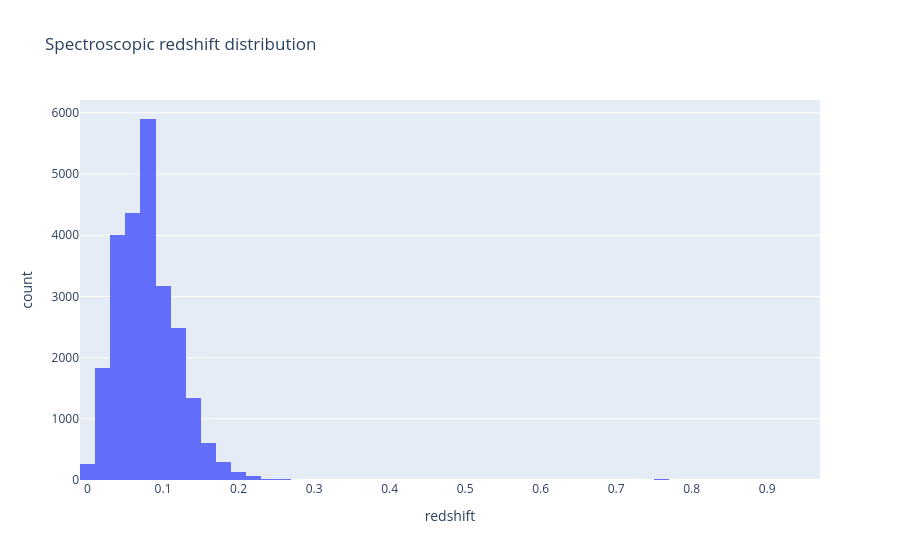

Notebook cell for this chart:
### Code cell
px.histogram(df, x="redshift", nbins=60, title="Spectroscopic redshift distribution")

### Figure 1 — Plotly figure (JSON) as saved in the notebook; plotly's stock layout.template omitted (floating-point values rounded to 4 significant figures; data arrays with more than 128 entries replaced by an {"elided": "..."} marker saying what was removed)
{"data": [{"bingroup": "x", "hovertemplate": "redshift=%{x}<br>count=%{y}<extra></extra>", "legendgroup": "", "marker": {"color": "#636efa", "pattern": {"shape": ""}}, "name": "", "nbinsx": 60, "orientation": "v", "showlegend": false, "type": "histogram", "x": {"elided": "24555 float values"}, "xaxis": "x", "yaxis": "y"}], "layout": {"barmode": "relative", "legend": {"tracegroupgap": 0}, "title": {"text": "Spectroscopic redshift distribution"}, "xaxis": {"anchor": "y", "domain": [0, 1], "title": {"text": "redshift"}}, "yaxis": {"anchor": "x", "domain": [0, 1], "title": {"text": "count"}}}}
